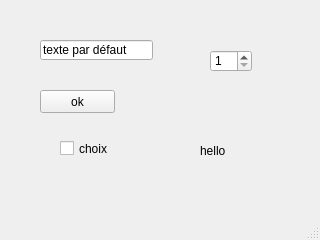
<?xml version="1.0" encoding="UTF-8"?>
<ui version="4.0">
 <class>MainWindow</class>
 <widget class="QMainWindow" name="MainWindow">
  <property name="geometry">
   <rect>
    <x>0</x>
    <y>0</y>
    <width>320</width>
    <height>240</height>
   </rect>
  </property>
  <property name="windowTitle">
   <string>Ex01-bouton.ui</string>
  </property>
  <widget class="QWidget" name="centralwidget">
   <widget class="QPushButton" name="PushButton">
    <property name="geometry">
     <rect>
      <x>40</x>
      <y>90</y>
      <width>75</width>
      <height>23</height>
     </rect>
    </property>
    <property name="text">
     <string>ok</string>
    </property>
   </widget>
   <widget class="QLabel" name="label">
    <property name="geometry">
     <rect>
      <x>200</x>
      <y>140</y>
      <width>81</width>
      <height>21</height>
     </rect>
    </property>
    <property name="text">
     <string>hello</string>
    </property>
   </widget>
   <widget class="QLineEdit" name="lineEdit">
    <property name="geometry">
     <rect>
      <x>40</x>
      <y>40</y>
      <width>113</width>
      <height>20</height>
     </rect>
    </property>
    <property name="text">
     <string>texte par défaut</string>
    </property>
   </widget>
   <widget class="QSpinBox" name="spinBox">
    <property name="geometry">
     <rect>
      <x>210</x>
      <y>50</y>
      <width>42</width>
      <height>22</height>
     </rect>
    </property>
    <property name="minimum">
     <number>1</number>
    </property>
    <property name="maximum">
     <number>10</number>
    </property>
    <property name="singleStep">
     <number>3</number>
    </property>
   </widget>
   <widget class="QCheckBox" name="checkBox">
    <property name="geometry">
     <rect>
      <x>60</x>
      <y>140</y>
      <width>70</width>
      <height>17</height>
     </rect>
    </property>
    <property name="text">
     <string>choix</string>
    </property>
   </widget>
  </widget>
  <widget class="QMenuBar" name="menubar">
   <property name="geometry">
    <rect>
     <x>0</x>
     <y>0</y>
     <width>320</width>
     <height>21</height>
    </rect>
   </property>
  </widget>
  <widget class="QStatusBar" name="statusbar"/>
 </widget>
 <resources/>
 <connections/>
</ui>
